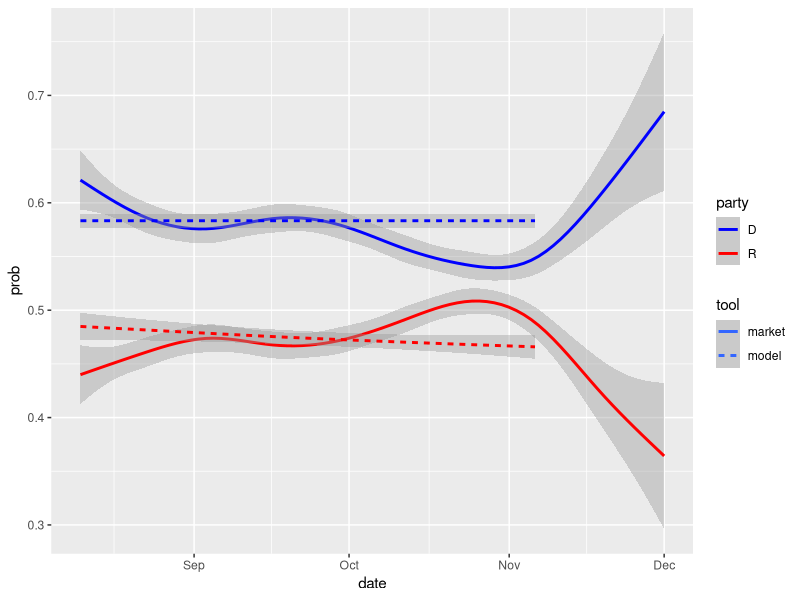
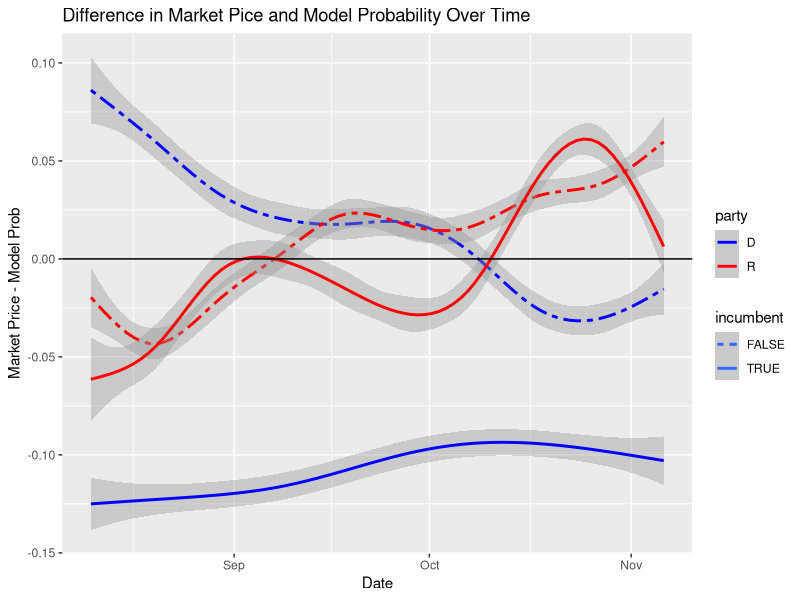

These figures' R source, in order: (Note: this script raises an error after producing the figures.)
library(tidyverse)
joined <-
  read_csv("./data/joined.csv",
           col_types = cols(mid = col_character(),
                            cid = col_character())) %>%
  mutate(party = recode(party, "I" = "D"))

j2 <-
  joined %>%
  gather(prob, price,
         key = tool,
         value = prob) %>%
  mutate(tool = recode(tool,
                       "price" = "market",
                       "prob" = "model"))

# time difference model vs market -----------------------------------------

difference <-
  ggplot(filter(joined, party != "I"),
         aes(x = date,
             y = price - prob,
             color = party,
             linetype = incumbent)) +
  geom_smooth() +
  scale_color_manual(values = c("blue", "red")) +
  scale_linetype_manual(values = c("twodash", "solid")) +
  ggtitle("Difference in Market Pice and Model Probability Over Time") +
  xlab("Date") +
  ylab("Market Price - Model Prob") +
  geom_hline(yintercept = 0)

ggsave("./plots/difference.png",
       last_plot(),
       dpi = "retina")

ggplot(data = filter(j2, party != "I"),
       mapping = aes(x = date,
                     y = prob)) +
  geom_smooth(aes(color = party,
                  linetype = tool)) +
  scale_color_manual(values = c("blue", "red"))

# cook class barplots -----------------------------------------------------

ggplot(election_results) +
  geom_bar(aes(x = class)) +
  labs(title = "Number of Races by Cook Report Classification",
       subtitle = nrow(election_results),
       y = "Number of Race",
       x = "Cook Political Report Classification") +
  scale_x_discrete(labels = c("Safe Dem",
                              "Likely Dem",
                              "Vulnerable Dem",
                              "Vulnerable Rep",
                              "Likely Rep",
                              "Safe Rep"))

ggplot(filter(election_results, code %in% joined$code)) +
  geom_bar(aes(x = class)) +
  labs(title = "Number of Races by Cook Report Classification",
       subtitle = nrow(filter(election_results, code %in% joined$code)),
       y = "Number of Race",
       x = "Cook Political Report Classification") +
  scale_x_discrete(labels = c("Safe Dem",
                              "Likely Dem",
                              "Vulnerable Dem",
                              "Vulnerable Rep",
                              "Likely Rep",
                              "Safe Rep"))

model_history %>% arrange(last)
